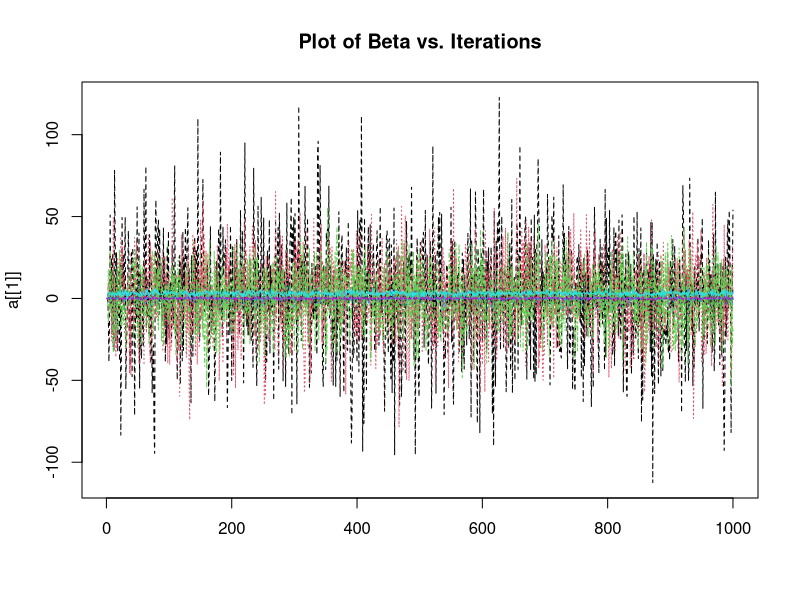
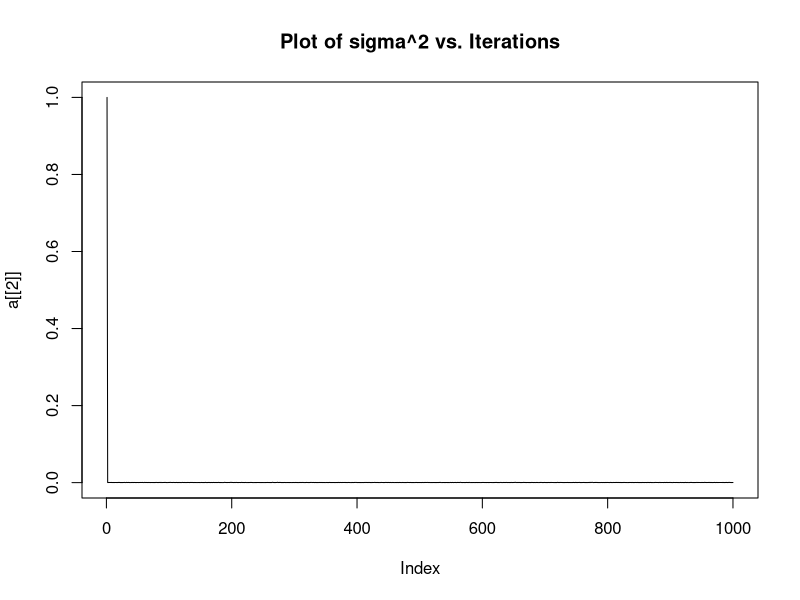

Reproduce these figures in R, in order.
## ---- chunk 1
library(dplyr)
dat <- read.csv("data.csv")
dat2 <- dat[,-1]
y <- dat[,"y"]
X <- dat[,-c(1,2)] %>% as.matrix()
X <- cbind(1, X)
nrow(X) # n
ncol(X) # p = 11, p + 1 = 12
## ---- chunk 2
p_sig <- function(a = 1, b = 1, n = nrow(X), beta) {
  a_term <- a + (n/2)
  b_term <- 0.5 * (2*b + (t(y - (X %*% beta)) %*% (y - (X %*% beta)))) #y, X defined above
  1 / rgamma(1, shape = a_term, rate = 1/b_term)
}
## ---- chunk 3
library(mvtnorm)
p_beta <- function(sig_sq, tau_sq = 1, p = ncol(X)) {
  sig <- solve( (sig_sq * diag(p) ) + (tau_sq * t(X) %*% X)) 
  mu <- tau_sq * (sig) %*% t(X) %*% y
  #browser()
  rmvnorm(1, mean = mu, sigma = sig)
}
## ---- chunk 4
set.seed(12)
gibbs <- function(its, p = ncol(X)) {
  mat_beta <- matrix(NA, its, p)
  mat_sig <- rep(NA, its)
  mat_sig[1] <- 1
  mat_beta[1,] <- rep(0, p)
  for(i in 2:its) {
    mat_beta[i,] <- p_beta(sig_sq = mat_sig[i-1])
    #browser()
    mat_sig[i] <- p_sig(beta = mat_beta[i,])
  }
  list(mat_beta, mat_sig)
}
its <- 1000
a <- gibbs(its = its)
## ---- chunk 5
matplot(a[[1]], type = "l", main = "Plot of Beta vs. Iterations")
plot(a[[2]], type = "l", main = "Plot of sigma^2 vs. Iterations")
#matplot(a[[1]][,c(2,3,11)], type = "l")
tail(a[[2]])
## ---- chunk 6
mod <- lm(y ~ ., data = dat2) 
res <- mod$residuals
S_beta <- t(res) %*% res
s_sq <- S_beta / (nrow(X) - (ncol(X) - 1) - 1) #or just 1000 - 12
s_sq #same ting from summary table
summary(mod)$sigma^2 #from summary table
mean(a[[2]])
## ---- chunk 7
colMeans(a[[1]])
mod$coefficients
